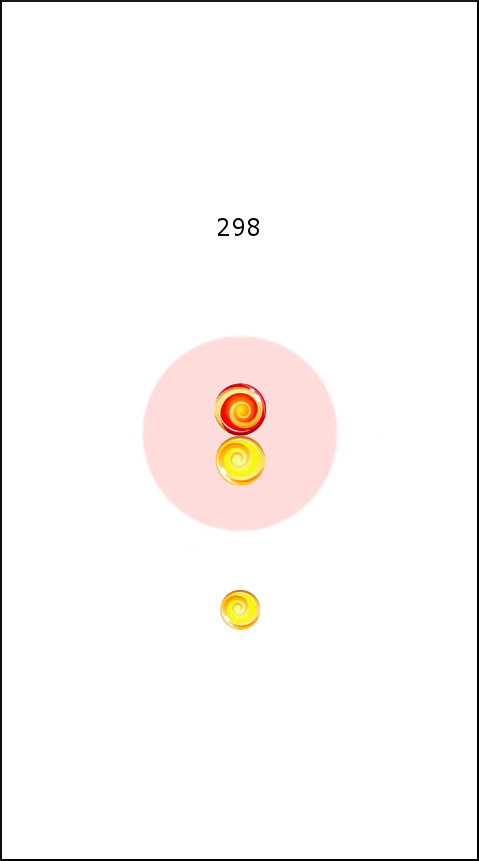
#> input picture screenshoot.jpg, 479 x 861 px, found by its file name
$ python double-candy-cheater.py   (Python 2 division)   (older library calls are emulated)
#> lines starting #> are read from the running program, lines starting #| are printed output that depends on the picture
#!/usr/bin/env python

import os
import cv2
import numpy as np

DEBUG=False

while(1):
	cmd="osascript -e 'tell app \"QuickTime Player\" to id of window 1'"
	windowId=os.popen(cmd).read().strip()
	tmpfile = "/tmp/screenshoot.jpg"
	if not DEBUG:
		os.system("screencapture -l" + windowId + " " + tmpfile)

	frame = cv2.imread(tmpfile)
#> frame is the input picture: shape (861, 479, 3); mean B, G, R 246.9, 248.5, 251.4

	frame = cv2.medianBlur(frame,5)
	gray = cv2.cvtColor(frame,cv2.COLOR_BGR2GRAY)
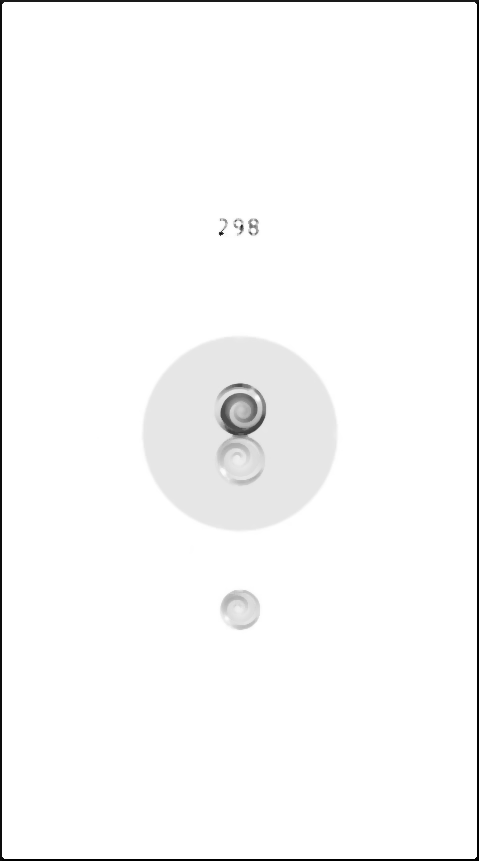
#> gray: shape (861, 479); min 0, max 255, mean 249.3

	circles = cv2.HoughCircles(gray,cv2.cv.CV_HOUGH_GRADIENT,1,10,param1=100, param2=40, minRadius=0, maxRadius=100)
#> circles = [[239.5, 408.5, 25.7], [240.5, 458.5, 23.5], [240.5, 608.5, 20.5]]

	if circles is None:
		print "No circles found"
		continue

	circles = np.uint16(np.around(circles))
#> circles = [[240, 408, 26], [240, 458, 24], [240, 608, 20]]
	balls = {}
	for i in circles[0,:]:
		roi = frame[i[1] - 15:i[1] + 15,i[0] - 15:i[0] + 15]
		balls[i[1]] = cv2.mean(roi)[1] > 175 # Balls present a huge difference on green color

		if DEBUG:
			cv2.circle(gray,(i[0],i[1]),i[2],(0,255,0),2)
			cv2.circle(gray,(i[0],i[1]),2,(0,0,255),3)
#> this loop made 3 passes
#> pass 1, `roi = frame[i[1] - 15:i[1] + 15,i[0] - 15:i[0] + 15]`:
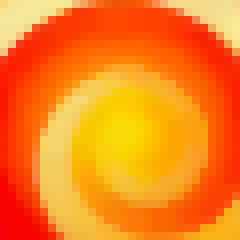
#> roi: shape (30, 30, 3) (shown 8 times larger); mean B, G, R 27.4, 129.8, 249.8
#> pass 2, `roi = frame[i[1] - 15:i[1] + 15,i[0] - 15:i[0] + 15]`:
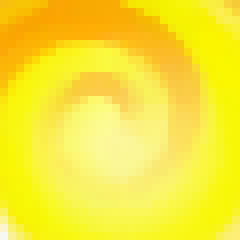
#> roi: shape (30, 30, 3) (shown 8 times larger); mean B, G, R 53.7, 230.6, 249.8
#> pass 3, `roi = frame[i[1] - 15:i[1] + 15,i[0] - 15:i[0] + 15]`:
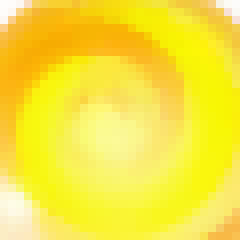
#> roi: shape (30, 30, 3) (shown 8 times larger); mean B, G, R 60.8, 228.7, 249.3
#> after the loop, balls = {408: False, 458: True, 608: True}

	adjacents = []
	for key in sorted(balls):
		adjacents.append(balls[key])
#> this loop made 3 passes
#> key on passes 1 to 3: 408, 458, 608
#> after the loop, adjacents = [False, True, True]

	if DEBUG:
		cv2.imshow('Debug', gray)
		cv2.waitKey(0)
		cv2.destroyAllWindows()
		break

	if len(adjacents) != 3:
		print "%i found (skipping)" % len(adjacents)
		continue

	os.system('clear')
	if (adjacents[0] != adjacents[1]) and (adjacents[1] != adjacents[2]):
		os.system("say \"Tap\"")
